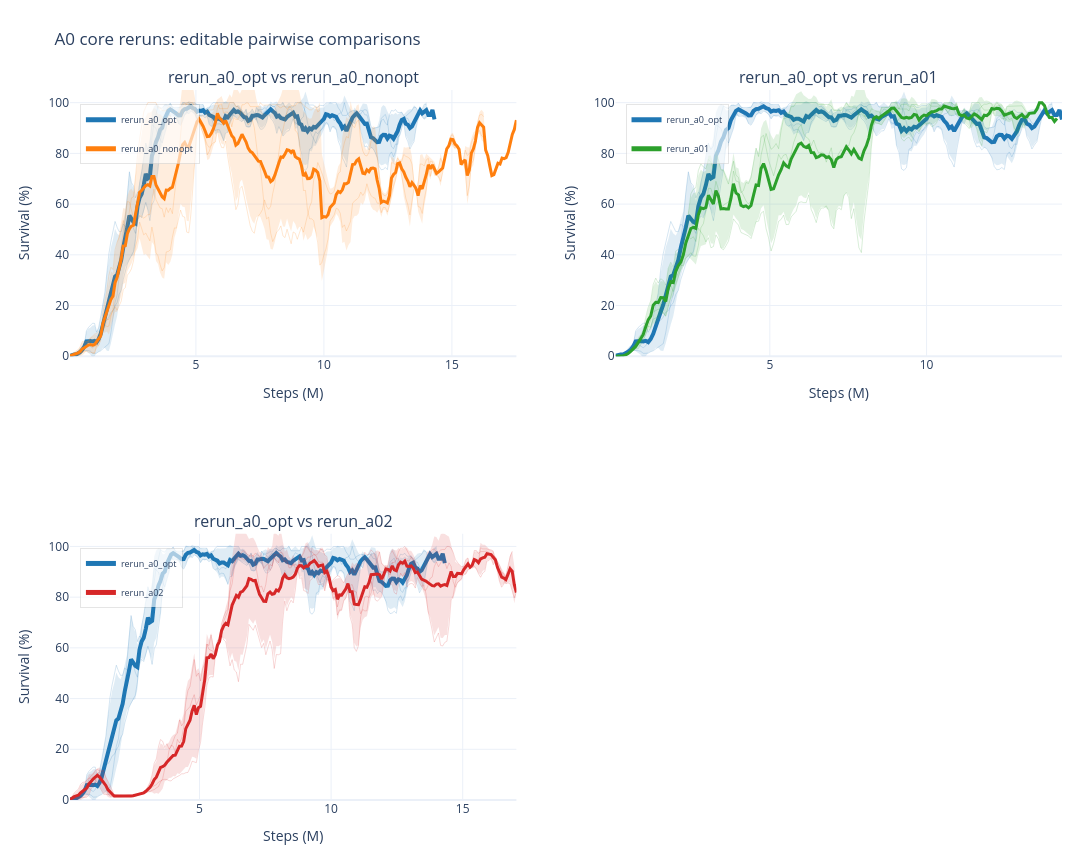

The code cell stored with this chart in its notebook:
### Markdown cell above
Assuming baseline = `rerun_a0_opt`.

| Run family | Actor/Critic layers | Reward norm | Init do-nothing prob | Optimized critic updates | Difference vs `rerun_a0_opt` |
|---|---|---|---:|---|---|
| `rerun_a0_opt` | `[256,256,256]` / `[256,256,256]` | `true` | `0.0` | `true` default | Baseline |
| `rerun_a0_nonopt` | `[256,256,256]` / `[256,256,256]` | `true` | `0.0` | `false` | disables optimized critic updates |
| `rerun_a01` | `[256,256]` / `[256,256]` | `true` | `0.0` | `true` default | smaller MLP actor/critic |
| `rerun_a02` | `[256,256,256]` / `[256,256,256]` | `false` | `0.0` | `true` default | disables reward normalization |
| `old_a0_nonopt_noval20` | `[256,256,256]` / `[256,256,256]` | `true` | `0.3` | `false` | bias `0.3`, non-optimized critic |
| `rerun_bias_05` | `[256,256,256]` / `[256,256,256]` | `true` | `0.5` | `true` default | bias `0.5` |
| `rerun_bias_07` | `[256,256,256]` / `[256,256,256]` | `true` | `0.7` | `true` default | bias `0.7` |

### Code cell
A0_CORE_PAIRWISE_BASELINE_SPEC = {
    "prefix": "rerun_a0_opt_s",
    "label": "rerun_a0_opt",
    "color": "#1f77b4",
    "width": 4,
}

A0_CORE_PAIRWISE_SUBPLOTS = {
    "rerun_a0_opt vs rerun_a0_nonopt": [
        A0_CORE_PAIRWISE_BASELINE_SPEC,
        {
            "prefix": "rerun_a0_nonopt_s",
            "label": "rerun_a0_nonopt",
            "color": "#ff7f0e",
        },
    ],
    "rerun_a0_opt vs rerun_a01": [
        A0_CORE_PAIRWISE_BASELINE_SPEC,
        {
            "prefix": "rerun_a01_opt_s",
            "label": "rerun_a01",
            "color": "#2ca02c",
        },
    ],
    "rerun_a0_opt vs rerun_a02": [
        A0_CORE_PAIRWISE_BASELINE_SPEC,
        {
            "prefix": "rerun_a02_opt_s",
            "label": "rerun_a02",
            "color": "#d62728",
        },
    ],
    "rerun_a0_opt vs old_a0_nonopt_noval20": [
        A0_CORE_PAIRWISE_BASELINE_SPEC,
        {
            "regex": r"^noval20_mlp_a1_no_entropy_decay_nonopt_s[0-2]_det$",
            "label": "old_a0_nonopt_noval20",
            "color": "#9467bd",
        },
    ],
}

A0_CORE_PAIRWISE_MEAN_GROUPS = {
    title: wm.resolve_named_plot_specs(run_specs, history=history_df)
    for title, run_specs in A0_CORE_PAIRWISE_SUBPLOTS.items()
}
A0_CORE_PAIRWISE_MEAN_GROUPS = {
    title: specs
    for title, specs in A0_CORE_PAIRWISE_MEAN_GROUPS.items()
    if len(specs) >= 2
}

a0_core_pairwise_result = {
    "mean_groups": A0_CORE_PAIRWISE_MEAN_GROUPS,
    "fig": wm.plot_run_mean_groups(
        A0_CORE_PAIRWISE_MEAN_GROUPS,
        split="test",
        smooth=5,
        title="A0 core reruns: editable pairwise comparisons",
        ncols=2,
        subplot_height=430,
        width=1500,
        y_range=[0, 105],
        show_members=True,
        show_std=True,
        save_name="rerun_a0_core_pairwise_editable_comparisons",
        history=history_df,
    ),
}
a0_core_pairwise_result["fig"]

### Figure 1 — Plotly figure (JSON) as saved in the notebook; plotly's stock layout.template omitted (floating-point values rounded to 4 significant figures; data arrays with more than 128 entries replaced by an {"elided": "..."} marker saying what was removed)
{"data": [{"hovertemplate": "<b>rerun_a0_opt_s0</b><br>step: %{x:.2f}M<br>smoothed value: %{y:.3f}<extra></extra>", "legend": "legend", "legendgroup": "mean_subplot1:rerun_a0_opt", "line": {"color": "#1f77b4", "dash": "solid", "width": 1}, "mode": "lines", "name": "rerun_a0_opt member", "opacity": 0.18, "showlegend": false, "type": "scatter", "x": {"elided": "175 float values"}, "xaxis": "x", "y": {"elided": "175 float values"}, "yaxis": "y"}, {"hovertemplate": "<b>rerun_a0_opt_s1</b><br>step: %{x:.2f}M<br>smoothed value: %{y:.3f}<extra></extra>", "legend": "legend", "legendgroup": "mean_subplot1:rerun_a0_opt", "line": {"color": "#1f77b4", "dash": "solid", "width": 1}, "mode": "lines", "name": "rerun_a0_opt member", "opacity": 0.18, "showlegend": false, "type": "scatter", "x": {"elided": "174 float values"}, "xaxis": "x", "y": {"elided": "174 float values"}, "yaxis": "y"}, {"hovertemplate": "<b>rerun_a0_opt_s2</b><br>step: %{x:.2f}M<br>smoothed value: %{y:.3f}<extra></extra>", "legend": "legend", "legendgroup": "mean_subplot1:rerun_a0_opt", "line": {"color": "#1f77b4", "dash": "solid", "width": 1}, "mode": "lines", "name": "rerun_a0_opt member", "opacity": 0.18, "showlegend": false, "type": "scatter", "x": {"elided": "179 float values"}, "xaxis": "x", "y": {"elided": "179 float values"}, "yaxis": "y"}, {"fill": "toself", "fillcolor": "rgba(31,119,180,0.14)", "hoverinfo": "skip", "legend": "legend", "legendgroup": "mean_subplot1:rerun_a0_opt", "line": {"color": "rgba(0,0,0,0)", "width": 0}, "mode": "lines", "name": "rerun_a0_opt std", "showlegend": false, "type": "scatter", "x": {"elided": "358 float values"}, "xaxis": "x", "y": {"elided": "358 float values"}, "yaxis": "y"}, {"customdata": {"elided": "179 int values"}, "hovertemplate": "<b>rerun_a0_opt</b><br>metric: test/charts/episodic_survival<br>runs at step: %{customdata}<br>step: %{x:.2f}M<br>mean of smoothed seeds: %{y:.3f}<extra></extra>", "legend": "legend", "legendgroup": "mean_subplot1:rerun_a0_opt", "line": {"color": "#1f77b4", "dash": "solid", "width": 4}, "mode": "lines", "name": "rerun_a0_opt", "opacity": 1, "showlegend": true, "type": "scatter", "x": {"elided": "179 float values"}, "xaxis": "x", "y": {"elided": "179 float values"}, "yaxis": "y"}, {"hovertemplate": "<b>rerun_a0_nonopt_s0</b><br>step: %{x:.2f}M<br>smoothed value: %{y:.3f}<extra></extra>", "legend": "legend", "legendgroup": "mean_subplot1:rerun_a0_nonopt", "line": {"color": "#ff7f0e", "dash": "solid", "width": 1}, "mode": "lines", "name": "rerun_a0_nonopt member", "opacity": 0.18, "showlegend": false, "type": "scatter", "x": [0.08, 0.16, 0.24, 0.32, 0.4, 0.48, 0.56, 0.64, 0.72, 0.8, 0.88, 0.96, 1.04, 1.12, 1.2, 1.28, 1.36, 1.44, 1.52, 1.6, 1.68, 1.76, 1.84, 1.92, 2.0, 2.08, 2.16, 2.24, 2.32, 2.4, 2.48, 2.56, 2.64, 2.72, 2.8, 2.88, 2.96, 3.04, 3.12, 3.2, 3.28, 3.36, 3.44, 3.52, 3.6, 3.68, 3.76, 3.84, 3.92, 4.0, 4.08, 4.16, 4.24, 4.32, 4.4, 4.48, 4.56, 4.64, 4.72, 4.8, 4.88, 4.96, 5.04, 5.12, 5.2, 5.28, 5.36, 5.44, 5.52, 5.6, 5.68, 5.76, 5.84, 5.92, 6.0, 6.08, 6.16, 6.24, 6.32, 6.4, 6.48, 6.56, 6.64, 6.72, 6.8, 6.88, 6.96, 7.04, 7.12, 7.2, 7.28, 7.36, 7.44, 7.52, 7.6, 7.68, 7.76, 7.84, 7.92, 8.0, 8.08, 8.16, 8.24, 8.32, 8.4, 8.48, 8.56, 8.64, 8.72, 8.8, 8.88, 8.96, 9.04, 9.12, 9.2, 9.28, 9.36, 9.44, 9.52, 9.6, 9.68, 9.76, 9.84], "xaxis": "x", "y": [0.0248, 0.5959, 1.453, 2.155, 2.564, 3.835, 5.766, 5.886, 5.695, 5.64, 4.996, 3.769, 3.899, 4.125, 4.298, 6.353, 17.0, 21.64, 25.92, 31.98, 35.11, 34.19, 41.98, 45.0, 46.8, 50.01, 53.6, 48.88, 52.06, 57.01, 62.44, 62.88, 72.4, 79.28, 85.52, 91.06, 96.36, 98.25, 100.0, 100.0, 100.0, 100.0, 100.0, 97.9, 97.9, 96.82, 96.82, 96.82, 98.34, 98.33, 96.74, 95.65, 95.65, 96.23, 96.24, 98.91, 100.0, 99.2, 99.2, 99.2, 96.89, 96.16, 93.58, 93.35, 92.12, 90.0, 85.72, 83.41, 82.34, 83.24, 87.67, 92.23, 97.92, 99.22, 99.54, 95.85, 96.3, 96.3, 94.58, 90.45, 94.15, 93.42, 93.42, 95.06, 99.19, 99.19, 99.92, 99.92, 98.46, 98.46, 98.46, 98.46, 98.46, 100.0, 99.03, 99.03, 99.03, 99.03, 98.99, 99.23, 99.23, 99.23, 98.36, 97.92, 98.61, 98.61, 97.38, 98.25, 98.73, 98.77, 98.77, 100.0, 100.0, 100.0, 99.03, 98.48, 97.92, 97.19, 97.19, 98.16, 98.7, 96.35, 97.08], "yaxis": "y"}, {"hovertemplate": "<b>rerun_a0_nonopt_s1</b><br>step: %{x:.2f}M<br>smoothed value: %{y:.3f}<extra></extra>", "legend": "legend", "legendgroup": "mean_subplot1:rerun_a0_nonopt", "line": {"color": "#ff7f0e", "dash": "solid", "width": 1}, "mode": "lines", "name": "rerun_a0_nonopt member", "opacity": 0.18, "showlegend": false, "type": "scatter", "x": {"elided": "203 float values"}, "xaxis": "x", "y": {"elided": "203 float values"}, "yaxis": "y"}, {"hovertemplate": "<b>rerun_a0_nonopt_s2</b><br>step: %{x:.2f}M<br>smoothed value: %{y:.3f}<extra></extra>", "legend": "legend", "legendgroup": "mean_subplot1:rerun_a0_nonopt", "line": {"color": "#ff7f0e", "dash": "solid", "width": 1}, "mode": "lines", "name": "rerun_a0_nonopt member", "opacity": 0.18, "showlegend": false, "type": "scatter", "x": {"elided": "219 float values"}, "xaxis": "x", "y": {"elided": "219 float values"}, "yaxis": "y"}, {"fill": "toself", "fillcolor": "rgba(255,127,14,0.14)", "hoverinfo": "skip", "legend": "legend", "legendgroup": "mean_subplot1:rerun_a0_nonopt", "line": {"color": "rgba(0,0,0,0)", "width": 0}, "mode": "lines", "name": "rerun_a0_nonopt std", "showlegend": false, "type": "scatter", "x": {"elided": "438 float values"}, "xaxis": "x", "y": {"elided": "438 float values"}, "yaxis": "y"}, {"customdata": {"elided": "219 int values"}, "hovertemplate": "<b>rerun_a0_nonopt</b><br>metric: test/charts/episodic_survival<br>runs at step: %{customdata}<br>step: %{x:.2f}M<br>mean of smoothed seeds: %{y:.3f}<extra></extra>", "legend": "legend", "legendgroup": "mean_subplot1:rerun_a0_nonopt", "line": {"color": "#ff7f0e", "dash": "solid", "width": 3}, "mode": "lines", "name": "rerun_a0_nonopt", "opacity": 1, "showlegend": true, "type": "scatter", "x": {"elided": "219 float values"}, "xaxis": "x", "y": {"elided": "219 float values"}, "yaxis": "y"}, {"hovertemplate": "<b>rerun_a0_opt_s0</b><br>step: %{x:.2f}M<br>smoothed value: %{y:.3f}<extra></extra>", "legend": "legend2", "legendgroup": "mean_subplot2:rerun_a0_opt", "line": {"color": "#1f77b4", "dash": "solid", "width": 1}, "mode": "lines", "name": "rerun_a0_opt member", "opacity": 0.18, "showlegend": false, "type": "scatter", "x": {"elided": "175 float values"}, "xaxis": "x2", "y": {"elided": "175 float values"}, "yaxis": "y2"}, {"hovertemplate": "<b>rerun_a0_opt_s1</b><br>step: %{x:.2f}M<br>smoothed value: %{y:.3f}<extra></extra>", "legend": "legend2", "legendgroup": "mean_subplot2:rerun_a0_opt", "line": {"color": "#1f77b4", "dash": "solid", "width": 1}, "mode": "lines", "name": "rerun_a0_opt member", "opacity": 0.18, "showlegend": false, "type": "scatter", "x": {"elided": "174 float values"}, "xaxis": "x2", "y": {"elided": "174 float values"}, "yaxis": "y2"}, {"hovertemplate": "<b>rerun_a0_opt_s2</b><br>step: %{x:.2f}M<br>smoothed value: %{y:.3f}<extra></extra>", "legend": "legend2", "legendgroup": "mean_subplot2:rerun_a0_opt", "line": {"color": "#1f77b4", "dash": "solid", "width": 1}, "mode": "lines", "name": "rerun_a0_opt member", "opacity": 0.18, "showlegend": false, "type": "scatter", "x": {"elided": "179 float values"}, "xaxis": "x2", "y": {"elided": "179 float values"}, "yaxis": "y2"}, {"fill": "toself", "fillcolor": "rgba(31,119,180,0.14)", "hoverinfo": "skip", "legend": "legend2", "legendgroup": "mean_subplot2:rerun_a0_opt", "line": {"color": "rgba(0,0,0,0)", "width": 0}, "mode": "lines", "name": "rerun_a0_opt std", "showlegend": false, "type": "scatter", "x": {"elided": "358 float values"}, "xaxis": "x2", "y": {"elided": "358 float values"}, "yaxis": "y2"}, {"customdata": {"elided": "179 int values"}, "hovertemplate": "<b>rerun_a0_opt</b><br>metric: test/charts/episodic_survival<br>runs at step: %{customdata}<br>step: %{x:.2f}M<br>mean of smoothed seeds: %{y:.3f}<extra></extra>", "legend": "legend2", "legendgroup": "mean_subplot2:rerun_a0_opt", "line": {"color": "#1f77b4", "dash": "solid", "width": 4}, "mode": "lines", "name": "rerun_a0_opt", "opacity": 1, "showlegend": true, "type": "scatter", "x": {"elided": "179 float values"}, "xaxis": "x2", "y": {"elided": "179 float values"}, "yaxis": "y2"}, {"hovertemplate": "<b>rerun_a01_opt_s0</b><br>step: %{x:.2f}M<br>smoothed value: %{y:.3f}<extra></extra>", "legend": "legend2", "legendgroup": "mean_subplot2:rerun_a01", "line": {"color": "#2ca02c", "dash": "solid", "width": 1}, "mode": "lines", "name": "rerun_a01 member", "opacity": 0.18, "showlegend": false, "type": "scatter", "x": {"elided": "177 float values"}, "xaxis": "x2", "y": {"elided": "177 float values"}, "yaxis": "y2"}, {"hovertemplate": "<b>rerun_a01_opt_s1</b><br>step: %{x:.2f}M<br>smoothed value: %{y:.3f}<extra></extra>", "legend": "legend2", "legendgroup": "mean_subplot2:rerun_a01", "line": {"color": "#2ca02c", "dash": "solid", "width": 1}, "mode": "lines", "name": "rerun_a01 member", "opacity": 0.18, "showlegend": false, "type": "scatter", "x": {"elided": "157 float values"}, "xaxis": "x2", "y": {"elided": "157 float values"}, "yaxis": "y2"}, {"hovertemplate": "<b>rerun_a01_opt_s2</b><br>step: %{x:.2f}M<br>smoothed value: %{y:.3f}<extra></extra>", "legend": "legend2", "legendgroup": "mean_subplot2:rerun_a01", "line": {"color": "#2ca02c", "dash": "solid", "width": 1}, "mode": "lines", "name": "rerun_a01 member", "opacity": 0.18, "showlegend": false, "type": "scatter", "x": {"elided": "166 float values"}, "xaxis": "x2", "y": {"elided": "166 float values"}, "yaxis": "y2"}, {"fill": "toself", "fillcolor": "rgba(44,160,44,0.14)", "hoverinfo": "skip", "legend": "legend2", "legendgroup": "mean_subplot2:rerun_a01", "line": {"color": "rgba(0,0,0,0)", "width": 0}, "mode": "lines", "name": "rerun_a01 std", "showlegend": false, "type": "scatter", "x": {"elided": "354 float values"}, "xaxis": "x2", "y": {"elided": "354 float values"}, "yaxis": "y2"}, {"customdata": {"elided": "177 int values"}, "hovertemplate": "<b>rerun_a01</b><br>metric: test/charts/episodic_survival<br>runs at step: %{customdata}<br>step: %{x:.2f}M<br>mean of smoothed seeds: %{y:.3f}<extra></extra>", "legend": "legend2", "legendgroup": "mean_subplot2:rerun_a01", "line": {"color": "#2ca02c", "dash": "solid", "width": 3}, "mode": "lines", "name": "rerun_a01", "opacity": 1, "showlegend": true, "type": "scatter", "x": {"elided": "177 float values"}, "xaxis": "x2", "y": {"elided": "177 float values"}, "yaxis": "y2"}, {"hovertemplate": "<b>rerun_a0_opt_s0</b><br>step: %{x:.2f}M<br>smoothed value: %{y:.3f}<extra></extra>", "legend": "legend3", "legendgroup": "mean_subplot3:rerun_a0_opt", "line": {"color": "#1f77b4", "dash": "solid", "width": 1}, "mode": "lines", "name": "rerun_a0_opt member", "opacity": 0.18, "showlegend": false, "type": "scatter", "x": {"elided": "175 float values"}, "xaxis": "x3", "y": {"elided": "175 float values"}, "yaxis": "y3"}, {"hovertemplate": "<b>rerun_a0_opt_s1</b><br>step: %{x:.2f}M<br>smoothed value: %{y:.3f}<extra></extra>", "legend": "legend3", "legendgroup": "mean_subplot3:rerun_a0_opt", "line": {"color": "#1f77b4", "dash": "solid", "width": 1}, "mode": "lines", "name": "rerun_a0_opt member", "opacity": 0.18, "showlegend": false, "type": "scatter", "x": {"elided": "174 float values"}, "xaxis": "x3", "y": {"elided": "174 float values"}, "yaxis": "y3"}, {"hovertemplate": "<b>rerun_a0_opt_s2</b><br>step: %{x:.2f}M<br>smoothed value: %{y:.3f}<extra></extra>", "legend": "legend3", "legendgroup": "mean_subplot3:rerun_a0_opt", "line": {"color": "#1f77b4", "dash": "solid", "width": 1}, "mode": "lines", "name": "rerun_a0_opt member", "opacity": 0.18, "showlegend": false, "type": "scatter", "x": {"elided": "179 float values"}, "xaxis": "x3", "y": {"elided": "179 float values"}, "yaxis": "y3"}, {"fill": "toself", "fillcolor": "rgba(31,119,180,0.14)", "hoverinfo": "skip", "legend": "legend3", "legendgroup": "mean_subplot3:rerun_a0_opt", "line": {"color": "rgba(0,0,0,0)", "width": 0}, "mode": "lines", "name": "rerun_a0_opt std", "showlegend": false, "type": "scatter", "x": {"elided": "358 float values"}, "xaxis": "x3", "y": {"elided": "358 float values"}, "yaxis": "y3"}, {"customdata": {"elided": "179 int values"}, "hovertemplate": "<b>rerun_a0_opt</b><br>metric: test/charts/episodic_survival<br>runs at step: %{customdata}<br>step: %{x:.2f}M<br>mean of smoothed seeds: %{y:.3f}<extra></extra>", "legend": "legend3", "legendgroup": "mean_subplot3:rerun_a0_opt", "line": {"color": "#1f77b4", "dash": "solid", "width": 4}, "mode": "lines", "name": "rerun_a0_opt", "opacity": 1, "showlegend": true, "type": "scatter", "x": {"elided": "179 float values"}, "xaxis": "x3", "y": {"elided": "179 float values"}, "yaxis": "y3"}, {"hovertemplate": "<b>rerun_a02_opt_s0</b><br>step: %{x:.2f}M<br>smoothed value: %{y:.3f}<extra></extra>", "legend": "legend3", "legendgroup": "mean_subplot3:rerun_a02", "line": {"color": "#d62728", "dash": "solid", "width": 1}, "mode": "lines", "name": "rerun_a02 member", "opacity": 0.18, "showlegend": false, "type": "scatter", "x": {"elided": "213 float values"}, "xaxis": "x3", "y": {"elided": "213 float values"}, "yaxis": "y3"}, {"hovertemplate": "<b>rerun_a02_opt_s1</b><br>step: %{x:.2f}M<br>smoothed value: %{y:.3f}<extra></extra>", "legend": "legend3", "legendgroup": "mean_subplot3:rerun_a02", "line": {"color": "#d62728", "dash": "solid", "width": 1}, "mode": "lines", "name": "rerun_a02 member", "opacity": 0.18, "showlegend": false, "type": "scatter", "x": {"elided": "212 float values"}, "xaxis": "x3", "y": {"elided": "212 float values"}, "yaxis": "y3"}, {"hovertemplate": "<b>rerun_a02_opt_s2</b><br>step: %{x:.2f}M<br>smoothed value: %{y:.3f}<extra></extra>", "legend": "legend3", "legendgroup": "mean_subplot3:rerun_a02", "line": {"color": "#d62728", "dash": "solid", "width": 1}, "mode": "lines", "name": "rerun_a02 member", "opacity": 0.18, "showlegend": false, "type": "scatter", "x": {"elided": "211 float values"}, "xaxis": "x3", "y": {"elided": "211 float values"}, "yaxis": "y3"}, {"fill": "toself", "fillcolor": "rgba(214,39,40,0.14)", "hoverinfo": "skip", "legend": "legend3", "legendgroup": "mean_subplot3:rerun_a02", "line": {"color": "rgba(0,0,0,0)", "width": 0}, "mode": "lines", "name": "rerun_a02 std", "showlegend": false, "type": "scatter", "x": {"elided": "426 float values"}, "xaxis": "x3", "y": {"elided": "426 float values"}, "yaxis": "y3"}, {"customdata": {"elided": "213 int values"}, "hovertemplate": "<b>rerun_a02</b><br>metric: test/charts/episodic_survival<br>runs at step: %{customdata}<br>step: %{x:.2f}M<br>mean of smoothed seeds: %{y:.3f}<extra></extra>", "legend": "legend3", "legendgroup": "mean_subplot3:rerun_a02", "line": {"color": "#d62728", "dash": "solid", "width": 3}, "mode": "lines", "name": "rerun_a02", "opacity": 1, "showlegend": true, "type": "scatter", "x": {"elided": "213 float values"}, "xaxis": "x3", "y": {"elided": "213 float values"}, "yaxis": "y3"}], "layout": {"annotations": [{"font": {"size": 16}, "showarrow": false, "text": "rerun_a0_opt vs rerun_a0_nonopt", "x": 0.225, "xanchor": "center", "xref": "paper", "y": 1, "yanchor": "bottom", "yref": "paper"}, {"font": {"size": 16}, "showarrow": false, "text": "rerun_a0_opt vs rerun_a01", "x": 0.775, "xanchor": "center", "xref": "paper", "y": 1, "yanchor": "bottom", "yref": "paper"}, {"font": {"size": 16}, "showarrow": false, "text": "rerun_a0_opt vs rerun_a02", "x": 0.225, "xanchor": "center", "xref": "paper", "y": 0.375, "yanchor": "bottom", "yref": "paper"}], "height": 860, "hovermode": "x unified", "legend": {"bgcolor": "rgba(255,255,255,0.62)", "bordercolor": "rgba(0,0,0,0.10)", "borderwidth": 1, "font": {"size": 9}, "itemsizing": "constant", "orientation": "v", "x": 0.01, "xanchor": "left", "y": 0.98, "yanchor": "top"}, "legend2": {"bgcolor": "rgba(255,255,255,0.62)", "bordercolor": "rgba(0,0,0,0.10)", "borderwidth": 1, "font": {"size": 9}, "itemsizing": "constant", "orientation": "v", "x": 0.56, "xanchor": "left", "y": 0.98, "yanchor": "top"}, "legend3": {"bgcolor": "rgba(255,255,255,0.62)", "bordercolor": "rgba(0,0,0,0.10)", "borderwidth": 1, "font": {"size": 9}, "itemsizing": "constant", "orientation": "v", "x": 0.01, "xanchor": "left", "y": 0.355, "yanchor": "top"}, "margin": {"b": 60, "l": 70, "r": 30, "t": 90}, "showlegend": true, "title": {"text": "A0 core reruns: editable pairwise comparisons"}, "width": 1500, "xaxis": {"anchor": "y", "domain": [0, 0.45], "title": {"text": "Steps (M)"}}, "xaxis2": {"anchor": "y2", "domain": [0.55, 1], "title": {"text": "Steps (M)"}}, "xaxis3": {"anchor": "y3", "domain": [0, 0.45], "title": {"text": "Steps (M)"}}, "xaxis4": {"anchor": "y4", "domain": [0.55, 1]}, "yaxis": {"anchor": "x", "domain": [0.625, 1], "range": [0, 105], "title": {"text": "Survival (%)"}}, "yaxis2": {"anchor": "x2", "domain": [0.625, 1], "range": [0, 105], "title": {"text": "Survival (%)"}}, "yaxis3": {"anchor": "x3", "domain": [0, 0.375], "range": [0, 105], "title": {"text": "Survival (%)"}}, "yaxis4": {"anchor": "x4", "domain": [0, 0.375]}}}
